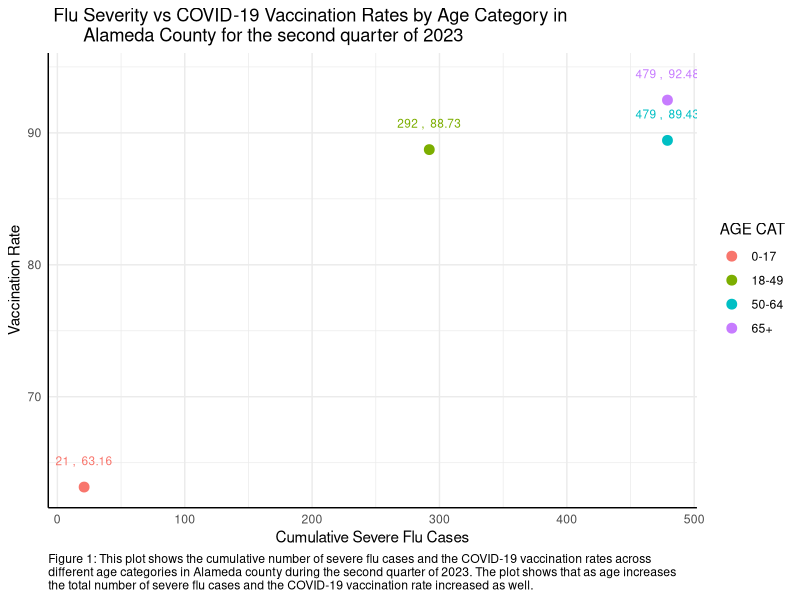

The R source for this figure:
## ---- chunk 1

# First we are adding all the packages that are needed to create the visualizations and importing the final dataset.

library(readr)
library(tidyverse)
library(dplyr)
library(knitr)
library(kableExtra)
library(ggplot2)
## ---- chunk 2

# In the below code chunk we are importing the three datasets provided for this scenario. For datasets in a .csv format we are using the read_csv() command from the readr package.

final_data <- read_csv("./Final_aggregated_data_Milestone4.csv")

final_data_renamed <- rename_with(final_data,
                                  ~ toupper(
                                    gsub("_",
                                         " ",
                                         .x,
                                         fixed = TRUE)
                                  ))

print(final_data_renamed)

# We are using print() command throughout this document because our dataset only has 4 rows. 
## ---- chunk 3

# Removing the 12th column from final_data_renamed
final_clean_data <- final_data_renamed[,-12]

# Renaming the "COUNTY NAME.X" column to "COUNTY NAME"
final_clean_data <- final_clean_data %>%
  rename(`COUNTY NAME` = `COUNTY NAME.X`)
print(final_clean_data)
## ---- chunk 4

# Making a kable
new_kable <- kable(final_clean_data, format = "markdown", caption = " Influenza Cases and COVID-19 Vaccination Data from Alameda County Second Quarter 2023", align = "c", booktabs = TRUE) %>%
  kable_styling(latex_options = c("striped", "hold_position"), full_width = FALSE)

# Adding a footnote as a description
add_footnote(
  new_kable,
  label = c("Table 1: This table shows a variety of statistics pertaining to influenza (flu) cases and COVID-19 vaccination in Alameda County in the second quarter of calendar year 2023. With increasing age (groups), the vaccination rate for COVID-19 increases, but severe flu cases also increase."),
  notation = "alphabet",
  threeparttable = FALSE,
  escape = TRUE)
## ---- chunk 5

ggplot(final_clean_data, aes(x = `CUMULATIVE SEVERE`, y = `VACCINATION RATE`, color = `AGE CAT`)) +
  geom_point(size = 3) +  # Adjusting the size of the points as needed
  geom_text(aes(label = paste(round(`CUMULATIVE SEVERE`, 2), ", ", round(`VACCINATION RATE`, 2))),
            position = position_nudge(y = 2), size = 3, show.legend = FALSE) +  # Nudging labels up
  geom_text(data = subset(final_clean_data, `AGE CAT` == "0-17"),
            aes(label = paste(round(`CUMULATIVE SEVERE`, 2), ", ", round(`VACCINATION RATE`, 2))),
            position = position_nudge(x = -5), size = 3, show.legend = FALSE, hjust = 5) +  # Moving label to the left
  labs(title = " Flu Severity vs COVID-19 Vaccination Rates by Age Category in 
       Alameda County for the second quarter of 2023",
       x = "Cumulative Severe Flu Cases",
       y = "Vaccination Rate",
       caption = "Figure 1: This plot shows the cumulative number of severe flu cases and the COVID-19 vaccination rates across 
different age categories in Alameda county during the second quarter of 2023. The plot shows that as age increases
the total number of severe flu cases and the COVID-19 vaccination rate increased as well.") +
  theme_minimal() + theme(axis.line = element_line(size = 0.5),
                          plot.caption = element_text(hjust = 0))
